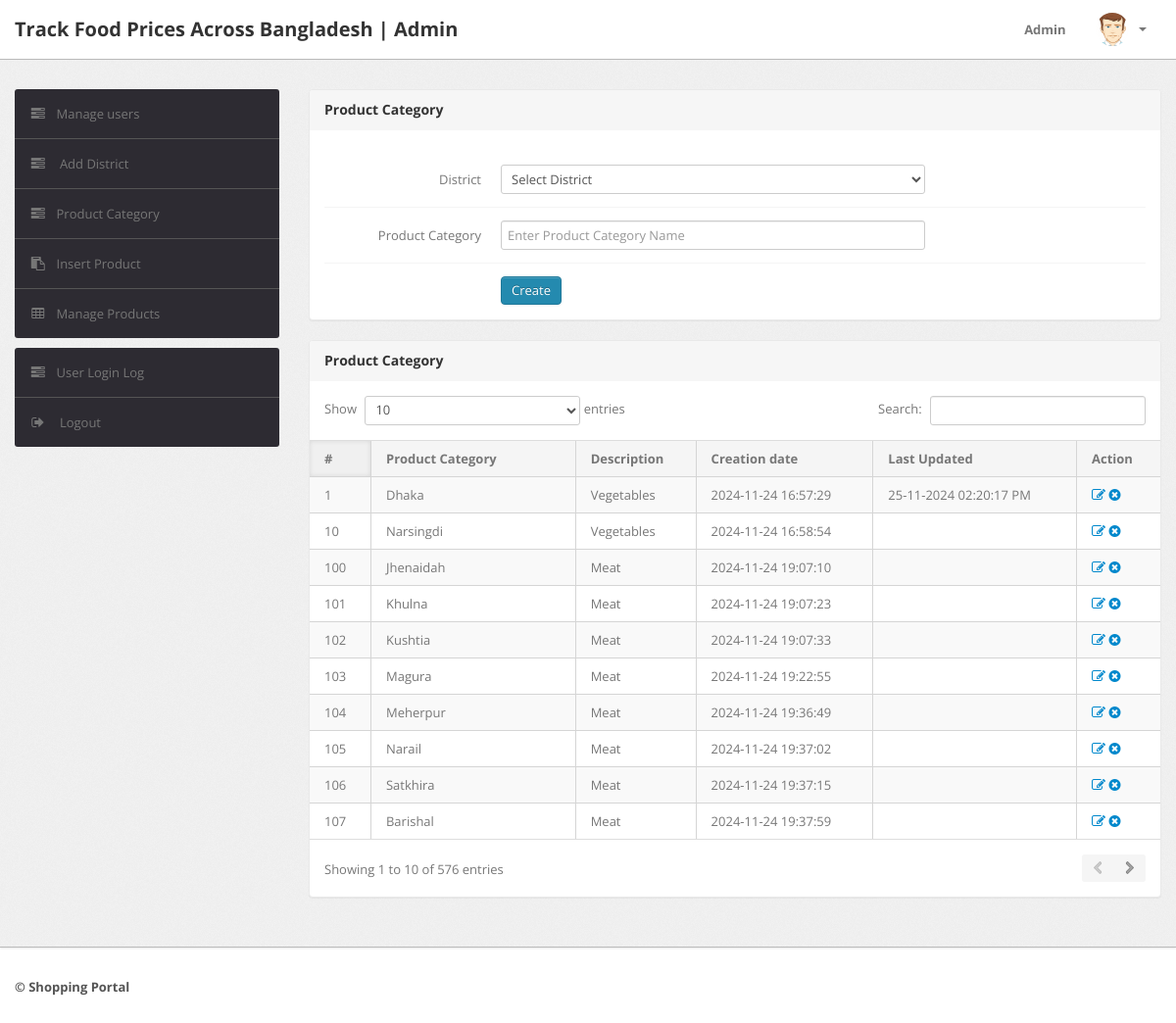
Screenshot of /Food/admin/subcategory.php (signed in) with the database file from the repository.
### tables this page shows
CREATE TABLE `subcategory` (
  `id` int(11) NOT NULL,
  `categoryid` int(11) DEFAULT NULL,
  `subcategory` varchar(255) DEFAULT NULL,
  `creationDate` timestamp NULL DEFAULT current_timestamp(),
  `updationDate` varchar(255) DEFAULT NULL
);

CREATE TABLE `category` (
  `id` int(11) NOT NULL,
  `categoryName` varchar(255) DEFAULT NULL,
  `categoryDescription` longtext DEFAULT NULL,
  `creationDate` timestamp NOT NULL DEFAULT current_timestamp(),
  `updationDate` varchar(255) DEFAULT NULL
);

### Food/admin/subcategory.php (the view, shortened to what this page needs)
<?php
include('include/config.php');
if(strlen($_SESSION['alogin'])==0)
	{
header('location:index.php');
}
else{
?>
<!DOCTYPE html>
<html lang="en">
<head>
	<link type="text/css" href="bootstrap/css/bootstrap.min.css" rel="stylesheet">
	<link type="text/css" href="bootstrap/css/bootstrap-responsive.min.css" rel="stylesheet">
	<link type="text/css" href="css/theme.css" rel="stylesheet">
	<link type="text/css" href="images/icons/css/font-awesome.css" rel="stylesheet">
</head>
<body>
<?php include('include/header.php');?>
	<div class="wrapper">
		<div class="container">
			<div class="row">
<?php include('include/sidebar.php');?>
			<div class="span9">
					<div class="content">
						<div class="module">
							<div class="module-head">
								<h3>Product Category</h3>
							</div>
							<div class="module-body">
									<br />
			<form class="form-horizontal row-fluid" name="subcategory" method="post" >
<div class="control-group">
<label class="control-label" for="basicinput">District</label>
<div class="controls">
<select name="category" class="span8 tip" required>
<option value="">Select District</option>
</select>
</div>
</div>
<div class="control-group">
<label class="control-label" for="basicinput">Product Category</label>
<div class="controls">
<input type="text" placeholder="Enter Product Category Name"  name="subcategory" class="span8 tip" required>
</div>
</div>
	<div class="control-group">
											<div class="controls">
												<button type="submit" name="submit" class="btn btn-primary">Create</button>
											</div>
										</div>
									</form>
							</div>
						</div>
	<div class="module">
							<div class="module-head">
								<h3>Product Category</h3>
							</div>
							<div class="module-body table">
								<table cellpadding="0" cellspacing="0" border="0" class="datatable-1 table table-bordered table-striped	 display" width="100%">
									<thead>
										<tr>
											<th>#</th>
											<th>Product Category</th>
											<th>Description</th>
											<th>Creation date</th>
											<th>Last Updated</th>
											<th>Action</th>
										</tr>
									</thead>
									<tbody>
<?php $query=mysqli_query($con,"select subcategory.id,category.categoryName,subcategory.subcategory,subcategory.creationDate,subcategory.updationDate from subcategory join category on category.id=subcategory.categoryid");
$cnt=1;
while($row=mysqli_fetch_array($query))
{
?>
										<tr>
											<td><?php echo htmlentities($cnt);?></td>
											<td><?php echo htmlentities($row['categoryName']);?></td>
											<td><?php echo htmlentities($row['subcategory']);?></td>
											<td> <?php echo htmlentities($row['creationDate']);?></td>
											<td><?php echo htmlentities($row['updationDate']);?></td>
											<td>
											<a href="edit-subcategory.php?id=<?php echo $row['id']?>" ><i class="icon-edit"></i></a>
											<a href="subcategory.php?id=<?php echo $row['id']?>&del=delete" onClick="return confirm('Are you sure you want to delete?')"><i class="icon-remove-sign"></i></a></td>
										</tr>
										<?php $cnt=$cnt+1; } ?>
								</table>
							</div>
						</div>
					</div>
				</div>
			</div>
		</div>
	</div>
<?php include('include/footer.php');?>
</body>
<?php } ?>

### rows the page displays
subcategory: categoryid.categoryName "Dhaka", subcategory "Vegetables", creationDate "2024-11-24 16:57:29", updationDate "25-11-2024 02:20:17 PM"
subcategory: categoryid.categoryName "Narsingdi", subcategory "Vegetables", creationDate "2024-11-24 16:58:54"
subcategory: categoryid.categoryName "Jhenaidah", subcategory "Meat", creationDate "2024-11-24 19:07:10"
subcategory: categoryid.categoryName "Khulna", subcategory "Meat", creationDate "2024-11-24 19:07:23"
subcategory: categoryid.categoryName "Kushtia", subcategory "Meat", creationDate "2024-11-24 19:07:33"
subcategory: categoryid.categoryName "Magura", subcategory "Meat", creationDate "2024-11-24 19:22:55"
subcategory: categoryid.categoryName "Meherpur", subcategory "Meat", creationDate "2024-11-24 19:36:49"
subcategory: categoryid.categoryName "Narail", subcategory "Meat", creationDate "2024-11-24 19:37:02"
subcategory: categoryid.categoryName "Satkhira", subcategory "Meat", creationDate "2024-11-24 19:37:15"
subcategory: categoryid.categoryName "Barishal", subcategory "Meat", creationDate "2024-11-24 19:37:59"
